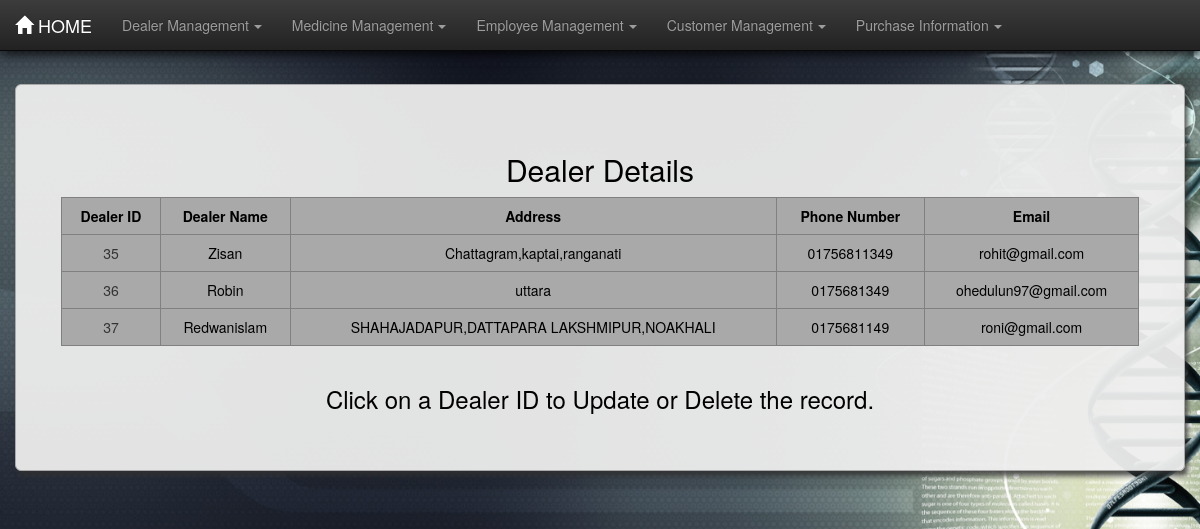
The app's page /dealertable/, older data.
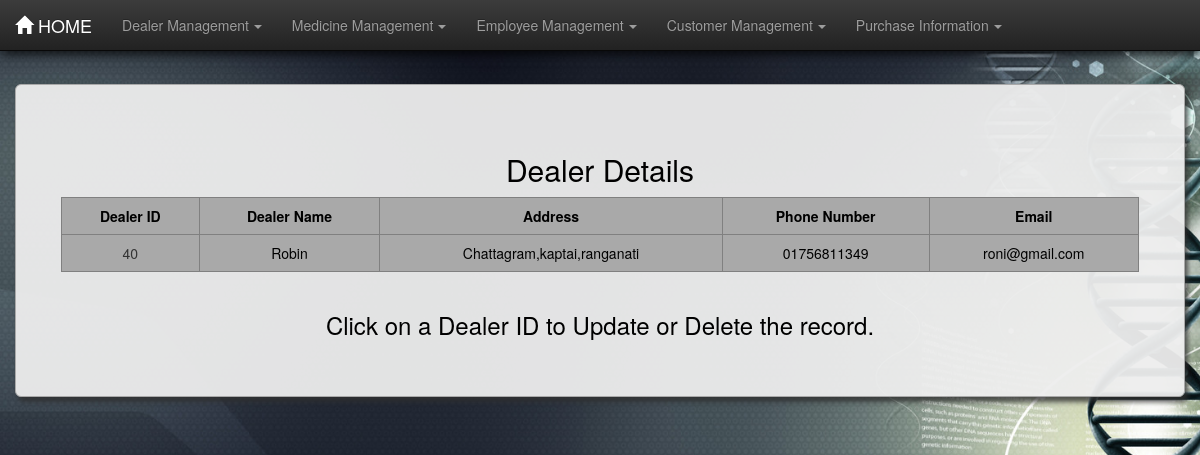
The same page, newer data.
### pharmecyinfo/models.py (models this page shows, shortened)
class Dealerinfo(models.Model):
    dealer_name = models.CharField(max_length=30)
    address = models.CharField(max_length=200, default='N/A')
    phone_number = models.CharField(max_length=15, unique=True)
    email = models.EmailField(unique=True, default='example@example.com')

### pharmecyinfo/views.py (the view)
# urls.py: path('dealertable/', views.Dealertable.as_view(), name='dealertable'),
class Dealertable(ListView):
    model = Dealerinfo
    template_name = 'dealertable.html'
    context_object_name = 'dealer'

### templates/dealertable.html (shortened to what this page needs)
{% extends 'base.html' %}
{% block content %}
<div class="container-fluid martop7 black-text">
    <div class="jumbotron jumcust">
        <h2 class="text-dark">Dealer Details</h2>
        <div class="row text-dark">
            <div class="col-md-1">
            </div>
            <table border="1" class="table table-responsive table-hover col-md-10 ">
                <tr>
                    <th>Dealer ID</th>
                    <th>Dealer Name</th>
                    <th>Address</th>
                    <th>Phone Number</th>
                    <th>Email</th>
                </tr>
                {% for foo in dealer %}
                    <tr class="black-text">
                        <td class="idlink"><a href="{% url 'dealerformview' foo.id  %}">{{ foo.id }}</a></td>
                        <td>{{ foo.dealer_name }}</td>
                        <td>{{ foo.address }}</td>
                        <td>{{ foo.phone_number }}</td>
                        <td>{{ foo.email }}</td>
                    </tr>
                {% endfor %}
            </table>
        </div>
        <footer><h3>Click on a Dealer ID to Update or Delete the record.</h3></footer>
    </div>
</div>
{% endblock content %}

### templates/base.html (shortened to what this page needs)
{% load static %}
<!doctype html>
<html>
<head>
    <link rel="stylesheet" href="{% static 'css/bootstrap.min.css' %}">
    <link rel="stylesheet" href="{% static 'css/bootstrap-theme.min.css' %}">
    <link rel="stylesheet" href="{% static 'css/style.css' %}">
</head>
<body>
{% include 'includes/navbar.html' %}
{% block content %}
{% endblock content %}
</body>
</html>

### templates/includes/navbar.html (shortened to what this page needs)
{% load static %}
<nav class="navbar navbar-inverse navbar-fixed-top">
    <div class="container-fluid">
        <div class="navbar-header">
            <a href="{% url 'home' %}" class="navbar-brand"><span
                    class="glyphicon glyphicon glyphicon-home"></span>&nbsp;HOME</a>
        </div>
        <div class="collapse navbar-collapse" id="thisnav">
            <ul class="nav navbar-nav">
                <li class="dropdown"><a href="#" class="dropdown-toggle" data-toggle="dropdown">Dealer Management<b
                        class="caret"></b></a>
                </li>
                <li class="dropdown"><a href="#" class="dropdown-toggle" data-toggle="dropdown">Medicine Management<b
                        class="caret"></b></a>
                </li>
                <li class="dropdown"><a href="#" class="dropdown-toggle" data-toggle="dropdown">Employee Management<b
                        class="caret"></b></a>
                </li>
                <li class="dropdown"><a href="#" class="dropdown-toggle" data-toggle="dropdown">Customer Management<b
                        class="caret"></b></a>
                </li>
                <li class="dropdown"><a href="#" class="dropdown-toggle" data-toggle="dropdown">Purchase Information<b
                        class="caret"></b></a>
                </li>
            </ul>
        </div>
    </div>
</nav>

### static/css/style.css (style rules this page uses)
body { background-image: url("images/bghome.jpg"); background-size: cover; background-attachment: fixed; min-height: 100vh; }
.caret { margin-left: 5px; }
table { text-align: center; border-collapse: collapse; background-color: darkgray; }
th { text-align: center; }
.martop7 { margin-top: 7%; }
.jumcust { box-shadow: 3px 5px 5px rgba(47, 47, 47, 0.8); border: 1px solid darkgrey; border-radius: 0px; text-align: center; background-color: rgba(238, 238, 238, 0.95); }
.table>tbody>tr>td, .table>tbody>tr>th { border-top: none; }
a:link { text-decoration: none; color: #333; }
.navbar { box-shadow: 2px 3px 10px rgba(0, 0, 0, 0.8); }
.black-text { color: black; }

### templates/base.html (style rules this page uses)
.black-text { color: black; }

### templates/dealertable.html (style rules this page uses)
.black-text { color: black; }

Row changes from the older to the newer data that the page shows:
removed Dealerinfo: id "35", dealer_name "Zisan", address "Chattagram,kaptai,ranganati", phone_number "01756811349", email "rohit@gmail.com"
removed Dealerinfo: id "36", dealer_name "Robin", address "uttara", phone_number "0175681349", email "ohedulun97@gmail.com"
removed Dealerinfo: id "37", dealer_name "Redwanislam", address "SHAHAJADAPUR,DATTAPARA LAKSHMIPUR,NOAKHALI", phone_number "0175681149", email "roni@gmail.com"
added Dealerinfo: id "40", dealer_name "Robin", address "Chattagram,kaptai,ranganati", phone_number "01756811349", email "roni@gmail.com"
